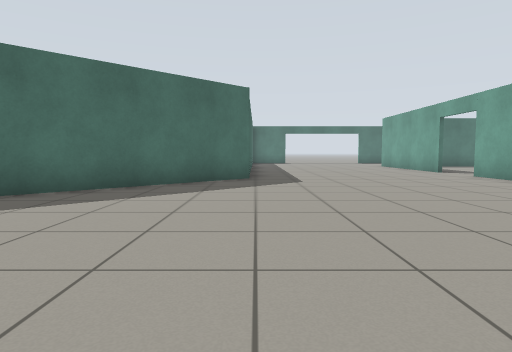
View 1 (above)

20 first-person views from a walk through a robot-simulator world made for Gazebo. The camera is 0.72 m above the floor, tilts 4° down and sees 75° across. The floor is counted in squares, 1 m on a side. Each view is taken from the middle of a square. On the plan, view 1 faces up. The plan holds only what a view shows up to about 10 squares ahead; the rest is blank.

View 2
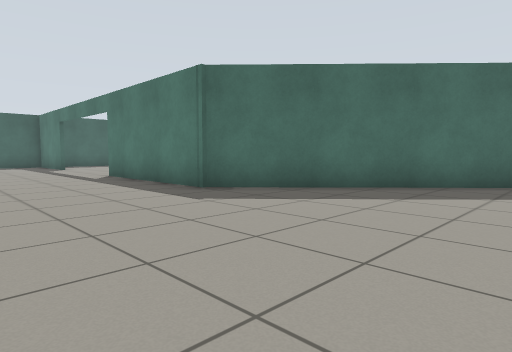

View 3
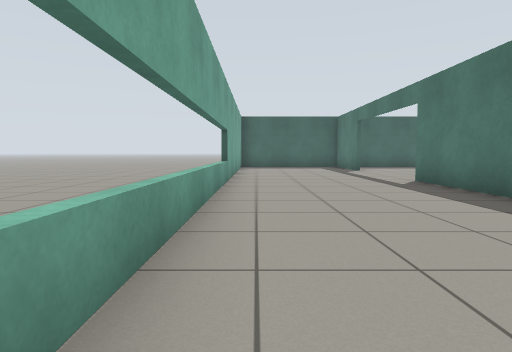

View 4
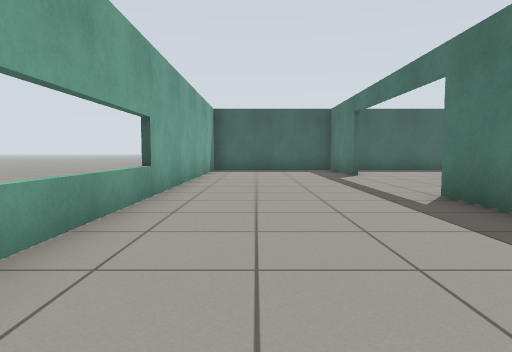

View 5
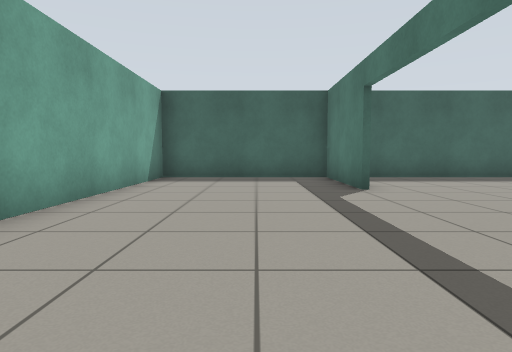

View 6
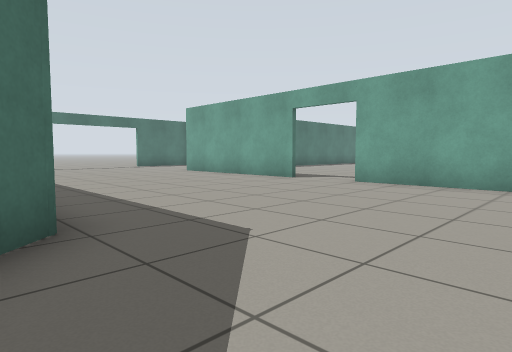

View 7
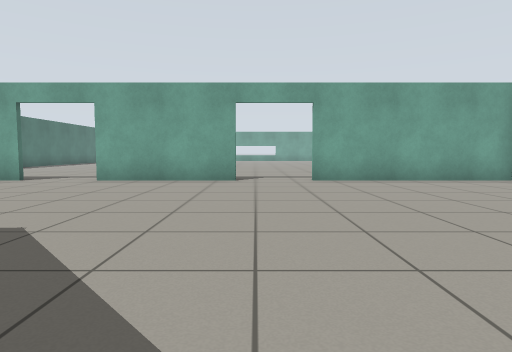

View 8
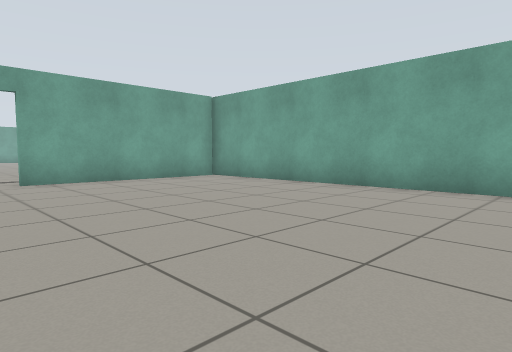

View 9
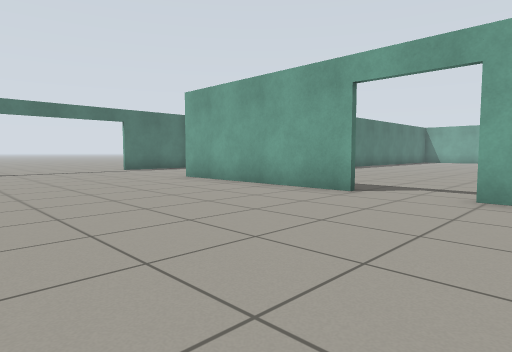

View 10
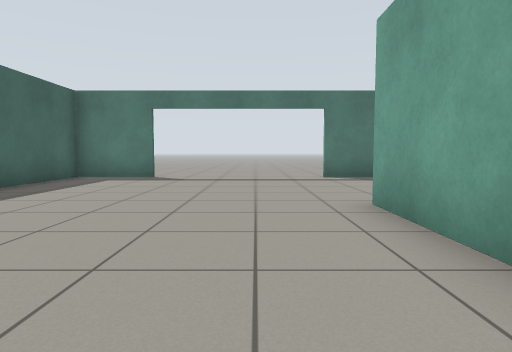

View 11
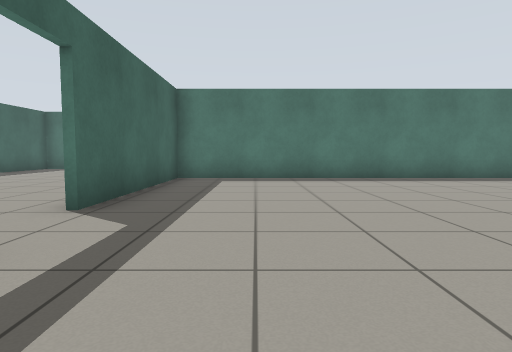

View 12
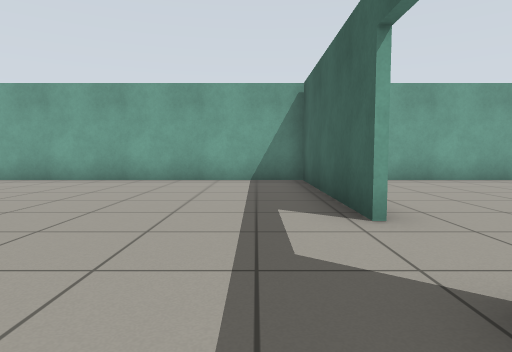

View 13
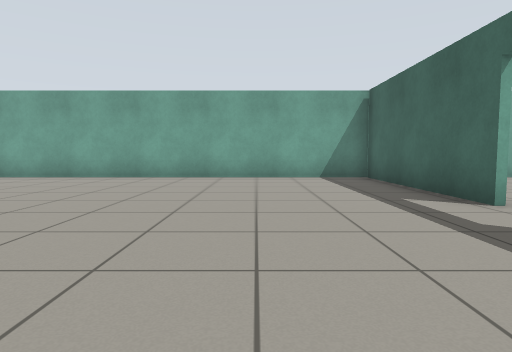

View 14
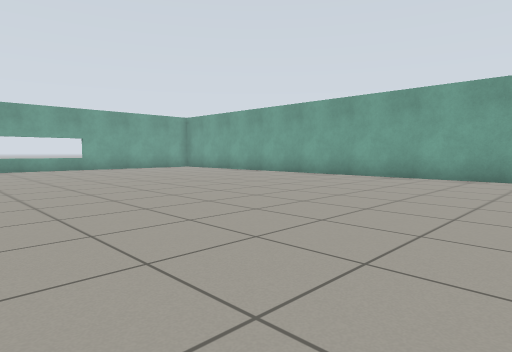

View 15
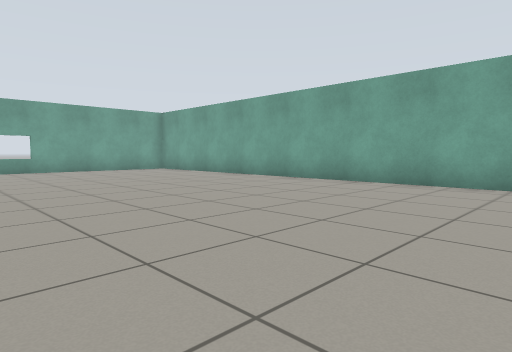

View 16
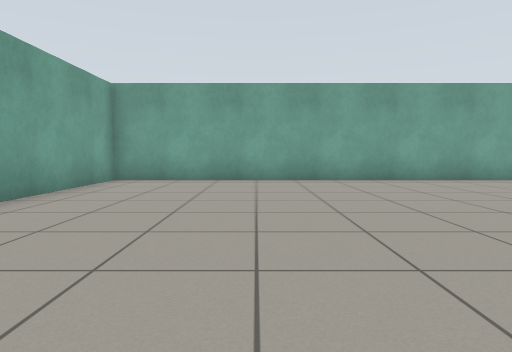

View 17
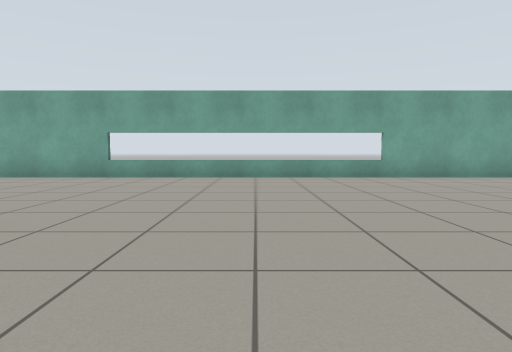

View 18
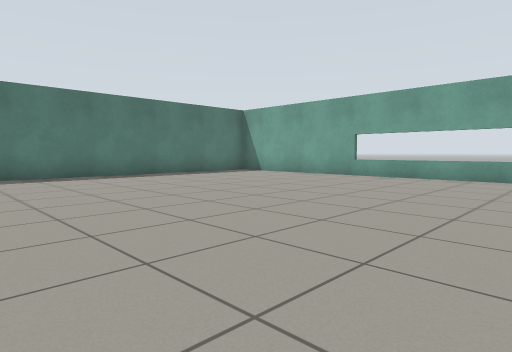

View 19
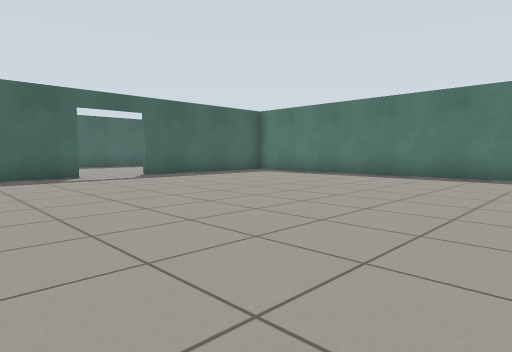

View 20
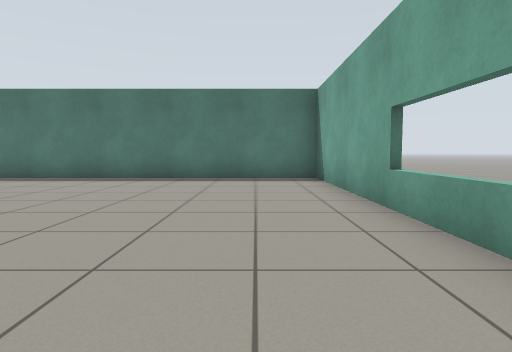

### Floor plan
Points are (right, up) in squares from view 1. A wall is a line through its corners. A room is listed if a view was taken in it or the views show most of it. See-through windows are left out.
Room 1 (views 1, 2, 3, 4, 5, 6, 7, 8, 9, 10)
walls: (-0.2, 9.4) (-5.7, 4.1) (-10.5, 4.1); (6.6, 6.5) (6.6, 10.2); (6.6, 12) (6.6, 17.6); (-1.2, -0.7) (7, -0.7); (6.6, -0.6) (6.6, 4.6); (2, 22.7) (-0.2, 22.7) (-0.2, 19.7); (-15.4, 4.1) (-18.7, 4.1) (-18.7, -0.7) (-2.9, -0.7); (8.5, 22.7) (7, 22.7)
ways out: open door at (7, 5.5) to room 2; open door at (7, 11.5) to room 2; open door at (-13, 4); open door at (4.5, 23)
Room 2 (views 11, 12, 13, 14, 15, 16, 17, 18, 19, 20)
walls: (6.8, 10.2) (6.8, 8.2); (6.8, 4.6) (6.8, -0.6); (7, -0.7) (26.7, -0.7) (26.7, 17.5) (6.8, 17.5) (6.8, 12.1)
ways out: open door at (7, 5.5) to room 1; open door at (7, 11.5) to room 1

Where each view was taken, in squares from view 1:
view 1: 0 up, 0 right, facing up
view 2: 0 up, 0 right, facing up-left
view 3: 0 up, 2 left, facing left
view 4: 1 up, 5 left, facing left
view 5: 2 up, 9 left, facing left
view 6: 6 up, 1 left, facing up-right
view 7: 6 up, 2 left, facing right
view 8: 6 up, 2 left, facing down-right
view 9: 9 up, 1 right, facing up-right
view 10: 13 up, 5 right, facing up
view 11: 8 up, 9 right, facing up
view 12: 8 up, 8 right, facing down
view 13: 9 up, 10 right, facing down
view 14: 9 up, 12 right, facing down-right
view 15: 7 up, 13 right, facing down-right
view 16: 8 up, 23 right, facing down
view 17: 8 up, 17 right, facing right
view 18: 7 up, 17 right, facing up-right
view 19: 7 up, 17 right, facing up-left
view 20: 8 up, 25 right, facing up
